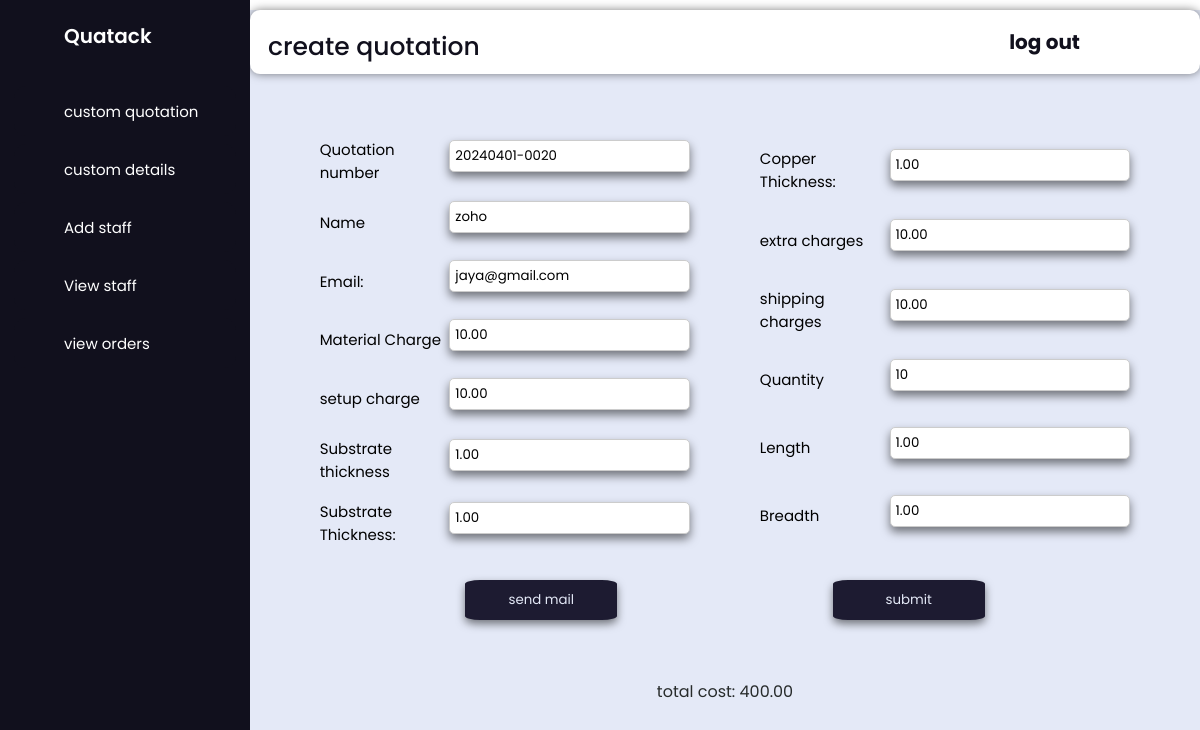
The page /staff/custom_quotation/23/ on the database its author committed.
### customer/models.py (models this page shows, shortened)
class Customquotation(models.Model):
    user= models.ForeignKey(User, on_delete=models.CASCADE,null=True, blank=True)
    quotation_number = models.CharField(max_length=20,unique=True,default=QuotationNumberGenerator.generate_quotation_number, editable=False)
    name = models.CharField(max_length=100, validators=[RegexValidator(regex='^[a-zA-Z ]*$', message='Name must contain only alphabets and spaces')])
    contact_person = models.CharField(max_length=30, validators=[RegexValidator(regex='^[a-zA-Z ]*$', message='Contact person must contain only alphabets and spaces')])
    phone_number = models.CharField(max_length=10, validators=[RegexValidator(regex='^[0-9]*$', message='Phone number must contain only numbers')])
    email = models.EmailField()
    material = models.CharField(max_length=100)
    substrate_thickness = models.FloatField()
    copper_thickness = models.FloatField()
    SINGLE_DOUBLE_CHOICES = [
        ('single', 'Single Side'),
        ('double', 'Double Side'),
    ]
    single_double_side = models.CharField(max_length=10, choices=SINGLE_DOUBLE_CHOICES)
    quantity = models.IntegerField()
    length = models.FloatField()
    breadth = models.FloatField()
    delivery_date = models.DateField()
    description = models.TextField()
    custom_or_default = models.CharField(max_length=20, verbose_name='Custom or Default', default='custom')
    payment_status = models.CharField(max_length=20, verbose_name='Payment Status', default='pending')
    quotation_status = models.CharField(max_length=20, verbose_name='Quotation Status', default='not prepared')
    cost = models.DecimalField(default=0, max_digits=10, decimal_places=2, verbose_name='Cost')
    class Meta:
        managed = True
        db_table = 'Customquotation'

### staff/models.py (models this page shows, shortened)
class CustomCreation(models.Model):
    quotation_number = models.CharField(max_length=100, unique=True)
    material_charge = models.DecimalField(max_digits=10, decimal_places=2)  # Renamed field
    substrate_thickness = models.DecimalField(max_digits=10, decimal_places=2)
    copper_thickness = models.DecimalField(max_digits=10, decimal_places=2)
    setup_charges = models.DecimalField(max_digits=10, decimal_places=2)
    extra_charges = models.DecimalField(max_digits=10, decimal_places=2)
    shipping_charges = models.DecimalField(max_digits=10, decimal_places=2, default=0)  # Added new field
    quantity = models.IntegerField()  # Added new field
    length = models.DecimalField(max_digits=10, decimal_places=2)  # Added new field
    breadth = models.DecimalField(max_digits=10, decimal_places=2)  # Added new field
    total_charge = models.DecimalField(max_digits=10, decimal_places=2, default=0)  # Added new field with default

### staff/views.py (the view, shortened to what this page needs)
# urls.py: path('custom_quotation/<int:entry_id>/',views.custom_create,name='custom'),
def custom_create(request, entry_id):
    entry = get_object_or_404(Customquotation, pk=entry_id)
    custom_creation = None
    initial_data = {
            'quotation_number':entry.quotation_number,
            'email': entry.email,
            'name': entry.name,
        }
    try:
        custom_creation = CustomCreation.objects.get(quotation_number=entry.quotation_number)
        customquotation=Customquotation.objects.get(quotation_number=entry.quotation_number)
        form = CustomCreationForm(request.POST or None, instance=custom_creation, initial=initial_data)
    except CustomCreation.DoesNotExist:
        form = CustomCreationForm(request.POST or None,initial=initial_data)
    return render(request, 'staff_management/custom_create.html', {'form': form, 'entry': entry, 'charge': custom_creation.total_charge if custom_creation else None})

### staff/custom_create_quote.py
class CustomCreationForm(forms.ModelForm):
    name = forms.CharField(label="Name", max_length=100)
    email = forms.EmailField(label="Email")
    class Meta:
        model = CustomCreation
        exclude = ['total_charge']

### templates/staff_management/custom_create.html (shortened to what this page needs)
{% extends 'staff_management/admin_home.html'%}
{% block content %}
<div class="header"><span class="text" >create quotation</span><a href="{% url 'staff_logout' %}">log out</a></div>
 <div class="container">
    <div class="error">
    </div>
      <form method="post">
    <div class="form-fields"  >
     <div class="left-form">
        <div class="form-group">
        <label for="id_name">Quotation number</label>
        {{ form.quotation_number}}
        </div>
        <div class="form-group">
            <label for="id_email">Name</label>
            {{ form.name }}
        </div>
        <div class="form-group">
            <label for="id_email">Email:</label>
            {{ form.email }}
        </div>
        <div class="form-group">
        <label for="id_contact_person">Material Charge</label>
        {{ form.material_charge}}
        </div>
        <div class="form-group">
            <label for="id_contact_person">setup charge</label>
            {{ form.setup_charges}}
            </div>
        <div class="form-group">
            <label for="id_phone_number">Substrate thickness</label>
            {{ form.substrate_thickness }}
        </div>
        <div class="form-group">
            <label for="id_substrate_thickness">Substrate Thickness:</label>
            {{ form.substrate_thickness }}
        </div>
     </div>
     <div class="right-form">
        <div class="form-group">
            <label for="id_copper_thickness">Copper Thickness:</label>
            {{ form.copper_thickness }}
        </div>
        <div class="form-group">
            <label for="id_single_double_side">extra charges</label>
            {{ form.extra_charges}}
        </div>
        <div class="form-group">
            <label for="id_quantity">shipping charges</label>
            {{ form.shipping_charges}}
        </div>
        <div class="form-group">
            <label for="id_length">Quantity</label>
            {{ form.quantity}}
        </div>
        <div class="form-group">
            <label for="id_length">Length</label>
            {{ form.length }}
        </div>
        <div class="form-group">
            <label for="id_breadth">Breadth </label>
            {{ form.breadth }}
        </div>
     </div>
    </div>
<div class="bts">
    <button type="submit" name="Email"> send mail</button>
        <button type="submit" name="submit">submit</button>
       </div>
      </form>
   <div class="cost_display" >
    {% if  charge %}
    <p> total cost: {{charge}} </p>
    {% endif %}
</div>
</div>
    {% endblock content %}

### templates/staff_management/admin_home.html (style rules this page uses)
* { margin: 0; padding: 0; box-sizing: border-box; font-family: "Poppins" , sans-serif; }
.home-section .text { display: inline-block; color: #11101d; font-size: 25px; font-weight: 500; margin: 18px }
.home-section .header { display:flex; justify-content: space-between; width: calc(100% - 0px); background-color: #ffffff; height: 4rem; border-radius: 10px; box-shadow: 0px 0px 10px 0px rgba(0,0,0,0.5); transition: box-shadow 0.3s ease; margin-top: 10px; }
.home-section .header a { display: flex; align-items: center; padding-right: 7.5rem; font-size: 1.25rem; font-weight: bold; text-decoration: none; color: #11101d; }
.form-fields { display:flex; flex-grow: 2; flex-direction:row ; justify-content: space-evenly; }
.left-form { width:39% ; display: flex; flex-direction: column; justify-content: space-evenly; }
.right-form { width:39% ; display: flex; flex-direction: column; justify-content: space-evenly; }
.bts { display:flex; flex-grow:0.5; flex-direction:row ; justify-content: space-evenly; align-items: center; }
.bts button { width:9.5rem ; height: 2.5rem; background-color: #1d1b31; color:#E4E9F7; border: none; border-radius: 10%; text-align: center; box-shadow: 0 4px 8px 0 rgba(0, 0, 0, 0.5); transition: box-shadow 0.3s, transform 0.3s; cursor: pointer; }
.container { display:flex; flex-direction:column; height:42rem; }
.container .error { flex-grow: 0.5; }
.container form { flex-grow:2; display:flex; flex-direction: column; justify-content: space-evenly; }
.container .cost_display { display: flex; justify-content: center; align-items: center; flex-grow:1; color: rgb(39, 43, 43); }
.error { display: flex; justify-content: center; align-items: flex-end; color: red; font-size: 1.25em; margin-top: 5px; }
.container input[type="text"], input[type="email"], input[type="number"], input[type="password"], input[type="confirm_password"] textarea ,select,input[type="date"] { flex:65%; width: 100%; padding: 5px; margin-bottom: 10px; border: 0.5px solid #ccc; border-radius: 5px; box-shadow: 0px 5px 10px 0px rgba(0, 0, 0, 0.5); }
.form-group { display: flex; align-items: center; }
label { flex:35%; font-size: 15px; display: block; }

### rows shown on the page
Customquotation: quotation_number "20240401-0020", name "zoho", email "jaya@gmail.com"
CustomCreation: material_charge "10.00", setup_charges "10.00", substrate_thickness "1.00", copper_thickness "1.00", extra_charges "10.00", shipping_charges "10.00", quantity "10", length "1.00", breadth "1.00", total_charge "400.00"
